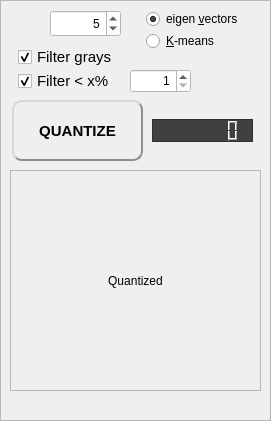
   <widget class="QFrame" name="frame_compute">
    <property name="geometry">
     <rect>
      <x>270</x>
      <y>0</y>
      <width>271</width>
      <height>421</height>
     </rect>
    </property>
    <property name="whatsThis">
     <string>&lt;html&gt;&lt;head/&gt;&lt;body&gt;&lt;p&gt;This is the Quantize panel.&lt;/p&gt;&lt;p&gt;Use the big button to quantize the image, be sure to adjust the parameters before!&lt;/p&gt;&lt;/body&gt;&lt;/html&gt;</string>
    </property>
    <property name="frameShape">
     <enum>QFrame::StyledPanel</enum>
    </property>
    <property name="frameShadow">
     <enum>QFrame::Raised</enum>
    </property>
    <property name="lineWidth">
     <number>3</number>
    </property>
    <widget class="QLabel" name="label_icon_colors">
     <property name="geometry">
      <rect>
       <x>14</x>
       <y>10</y>
       <width>28</width>
       <height>28</height>
      </rect>
     </property>
     <property name="toolTip">
      <string/>
     </property>
     <property name="whatsThis">
      <string>&lt;html&gt;&lt;head/&gt;&lt;body&gt;&lt;p&gt;Number of dominant colors in the palette.&lt;/p&gt;&lt;p&gt;If the wanted number of dominant colors exceeds the number of available colors in the image, it will be corrected, and will appear in red&lt;/p&gt;&lt;/body&gt;&lt;/html&gt;</string>
     </property>
     <property name="text">
      <string/>
     </property>
     <property name="pixmap">
      <pixmap resource="resources.qrc">:/icons/color.png</pixmap>
     </property>
     <property name="scaledContents">
      <bool>true</bool>
     </property>
    </widget>
    <widget class="QSpinBox" name="spinBox_nb_palettes">
     <property name="geometry">
      <rect>
       <x>50</x>
       <y>10</y>
       <width>71</width>
       <height>27</height>
      </rect>
     </property>
     <property name="palette">
      <palette>
       <active>
        <colorrole role="WindowText">
         <brush brushstyle="SolidPattern">
          <color alpha="255">
           <red>0</red>
           <green>0</green>
           <blue>0</blue>
          </color>
         </brush>
        </colorrole>
        <colorrole role="Button">
         <brush brushstyle="SolidPattern">
          <color alpha="255">
           <red>255</red>
           <green>255</green>
           <blue>255</blue>
          </color>
         </brush>
        </colorrole>
        <colorrole role="Text">
         <brush brushstyle="SolidPattern">
          <color alpha="255">
           <red>0</red>
           <green>0</green>
           <blue>0</blue>
          </color>
         </brush>
        </colorrole>
        <colorrole role="ButtonText">
         <brush brushstyle="SolidPattern">
          <color alpha="255">
           <red>0</red>
           <green>0</green>
           <blue>0</blue>
          </color>
         </brush>
        </colorrole>
        <colorrole role="Base">
         <brush brushstyle="SolidPattern">
          <color alpha="255">
           <red>255</red>
           <green>255</green>
           <blue>255</blue>
          </color>
         </brush>
        </colorrole>
        <colorrole role="Window">
         <brush brushstyle="SolidPattern">
          <color alpha="255">
           <red>255</red>
           <green>255</green>
           <blue>255</blue>
          </color>
         </brush>
        </colorrole>
        <colorrole role="Highlight">
         <brush brushstyle="SolidPattern">
          <color alpha="255">
           <red>135</red>
           <green>167</green>
           <blue>82</blue>
          </color>
         </brush>
        </colorrole>
       </active>
       <inactive>
        <colorrole role="WindowText">
         <brush brushstyle="SolidPattern">
          <color alpha="255">
           <red>0</red>
           <green>0</green>
           <blue>0</blue>
          </color>
         </brush>
        </colorrole>
        <colorrole role="Button">
         <brush brushstyle="SolidPattern">
          <color alpha="255">
           <red>255</red>
           <green>255</green>
           <blue>255</blue>
          </color>
         </brush>
        </colorrole>
        <colorrole role="Text">
         <brush brushstyle="SolidPattern">
          <color alpha="255">
           <red>0</red>
           <green>0</green>
           <blue>0</blue>
          </color>
         </brush>
        </colorrole>
        <colorrole role="ButtonText">
         <brush brushstyle="SolidPattern">
          <color alpha="255">
           <red>0</red>
           <green>0</green>
           <blue>0</blue>
          </color>
         </brush>
        </colorrole>
        <colorrole role="Base">
         <brush brushstyle="SolidPattern">
          <color alpha="255">
           <red>255</red>
           <green>255</green>
           <blue>255</blue>
          </color>
         </brush>
        </colorrole>
        <colorrole role="Window">
         <brush brushstyle="SolidPattern">
          <color alpha="255">
           <red>255</red>
           <green>255</green>
           <blue>255</blue>
          </color>
         </brush>
        </colorrole>
        <colorrole role="Highlight">
         <brush brushstyle="SolidPattern">
          <color alpha="255">
           <red>135</red>
           <green>167</green>
           <blue>82</blue>
          </color>
         </brush>
        </colorrole>
       </inactive>
       <disabled>
        <colorrole role="WindowText">
         <brush brushstyle="SolidPattern">
          <color alpha="255">
           <red>0</red>
           <green>0</green>
           <blue>0</blue>
          </color>
         </brush>
        </colorrole>
        <colorrole role="Button">
         <brush brushstyle="SolidPattern">
          <color alpha="255">
           <red>255</red>
           <green>255</green>
           <blue>255</blue>
          </color>
         </brush>
        </colorrole>
        <colorrole role="Text">
         <brush brushstyle="SolidPattern">
          <color alpha="255">
           <red>0</red>
           <green>0</green>
           <blue>0</blue>
          </color>
         </brush>
        </colorrole>
        <colorrole role="ButtonText">
         <brush brushstyle="SolidPattern">
          <color alpha="255">
           <red>0</red>
           <green>0</green>
           <blue>0</blue>
          </color>
         </brush>
        </colorrole>
        <colorrole role="Base">
         <brush brushstyle="SolidPattern">
          <color alpha="255">
           <red>255</red>
           <green>255</green>
           <blue>255</blue>
          </color>
         </brush>
        </colorrole>
        <colorrole role="Window">
         <brush brushstyle="SolidPattern">
          <color alpha="255">
           <red>255</red>
           <green>255</green>
           <blue>255</blue>
          </color>
         </brush>
        </colorrole>
        <colorrole role="Highlight">
         <brush brushstyle="SolidPattern">
          <color alpha="255">
           <red>167</red>
           <green>167</green>
           <blue>167</blue>
          </color>
         </brush>
        </colorrole>
       </disabled>
      </palette>
     </property>
     <property name="toolTip">
      <string/>
     </property>
     <property name="whatsThis">
      <string>&lt;html&gt;&lt;head/&gt;&lt;body&gt;&lt;p&gt;Number of dominant colors in the palette.&lt;/p&gt;&lt;p&gt;If the wanted number of dominant colors exceeds the number of available colors in the image, it will be corrected, and will appear in red&lt;/p&gt;&lt;/body&gt;&lt;/html&gt;</string>
     </property>
     <property name="styleSheet">
      <string notr="true">QSpinBox {
    color: black;
}</string>
     </property>
     <property name="alignment">
      <set>Qt::AlignRight|Qt::AlignTrailing|Qt::AlignVCenter</set>
     </property>
     <property name="keyboardTracking">
      <bool>false</bool>
     </property>
     <property name="minimum">
      <number>1</number>
     </property>
     <property name="maximum">
      <number>1024</number>
     </property>
     <property name="value">
      <number>5</number>
     </property>
    </widget>
    <widget class="QRadioButton" name="radioButton_k_means">
     <property name="geometry">
      <rect>
       <x>146</x>
       <y>30</y>
       <width>117</width>
       <height>22</height>
      </rect>
     </property>
     <property name="toolTip">
      <string/>
     </property>
     <property name="whatsThis">
      <string>&lt;html&gt;&lt;head/&gt;&lt;body&gt;&lt;p&gt;K-means is a well-known method to approximate data.&lt;/p&gt;&lt;p&gt;It is slow, though, and a bit inconsistent due to the randomness of the implementation&lt;/p&gt;&lt;/body&gt;&lt;/html&gt;</string>
     </property>
     <property name="text">
      <string>&amp;K-means</string>
     </property>
    </widget>
    <widget class="QLabel" name="label_quantized">
     <property name="geometry">
      <rect>
       <x>10</x>
       <y>170</y>
       <width>251</width>
       <height>221</height>
      </rect>
     </property>
     <property name="maximumSize">
      <size>
       <width>1000</width>
       <height>1000</height>
      </size>
     </property>
     <property name="cursor">
      <cursorShape>CrossCursor</cursorShape>
     </property>
     <property name="mouseTracking">
      <bool>true</bool>
     </property>
     <property name="toolTip">
      <string/>
     </property>
     <property name="whatsThis">
      <string>&lt;html&gt;&lt;head/&gt;&lt;body&gt;&lt;p&gt;Resulting quantized image after using the Quantize button, using the new limited palette.&lt;/p&gt;&lt;p&gt;You can left-click with your mouse on any color in the quantized image, to get its RGB values (in decimal and hexadecimal) and percentage of use in the image.&lt;/p&gt;&lt;p&gt;Use &amp;lt;CTRL&amp;gt; + left mouse button to select a color in the palette or Quantized image. It is shown in the Quantized image, and also in the 3D scene: the corresponding color sphere will have a white circle around it. Do this again to undo.&lt;/p&gt;&lt;p&gt;Use &amp;lt;ALT&amp;gt; + left mouse button to hide a color (click on the palette or Quantized image). It can be useful when a color sphere is too big and hides others from view. Do this again to undo&lt;/p&gt;&lt;/body&gt;&lt;/html&gt;</string>
     </property>
     <property name="frameShape">
      <enum>QFrame::StyledPanel</enum>
     </property>
     <property name="frameShadow">
      <enum>QFrame::Sunken</enum>
     </property>
     <property name="lineWidth">
      <number>2</number>
     </property>
     <property name="text">
      <string>Quantized</string>
     </property>
     <property name="alignment">
      <set>Qt::AlignCenter</set>
     </property>
    </widget>
    <widget class="QPushButton" name="button_compute">
     <property name="geometry">
      <rect>
       <x>12</x>
       <y>100</y>
       <width>131</width>
       <height>61</height>
      </rect>
     </property>
     <property name="font">
      <font>
       <family>Arial</family>
       <pointsize>11</pointsize>
       <weight>75</weight>
       <bold>true</bold>
      </font>
     </property>
     <property name="cursor">
      <cursorShape>PointingHandCursor</cursorShape>
     </property>
     <property name="focusPolicy">
      <enum>Qt::NoFocus</enum>
     </property>
     <property name="toolTip">
      <string/>
     </property>
     <property name="whatsThis">
      <string>&lt;html&gt;&lt;head/&gt;&lt;body&gt;&lt;p&gt;After loading an image and adjusting parameters, compute the results&lt;/p&gt;&lt;/body&gt;&lt;/html&gt;</string>
     </property>
     <property name="styleSheet">
      <string notr="true">QPushButton {
	background: qlineargradient(x1: 0, y1: 0, x2: 0, y2: 1,
                                      stop: 0 #FFFFFF, stop: 1 #E0E0E0);
	border-radius: 10px;
	border: 2px outset #8f8f91;
	color rgb(0,0,0);
}
QPushButton:pressed {
	border: 2px inset #8f8f91;
}
QToolTip {
    border:2px solid black;
	padding:5px;
	background-color:rgb(64,64,64);
	color:white;
	font-size: 14px;
}</string>
     </property>
     <property name="text">
      <string>QUANTIZE</string>
     </property>
     <property name="icon">
      <iconset>
       <normalon>:/icons/compute.png</normalon>
      </iconset>
     </property>
     <property name="iconSize">
      <size>
       <width>32</width>
       <height>32</height>
      </size>
     </property>
    </widget>
    <widget class="QRadioButton" name="radioButton_eigenvectors">
     <property name="geometry">
      <rect>
       <x>146</x>
       <y>8</y>
       <width>117</width>
       <height>22</height>
      </rect>
     </property>
     <property name="toolTip">
      <string/>
     </property>
     <property name="whatsThis">
      <string>&lt;html&gt;&lt;head/&gt;&lt;body&gt;&lt;p&gt;Way faster than K-means, it always produces the same results&lt;/p&gt;&lt;/body&gt;&lt;/html&gt;</string>
     </property>
     <property name="text">
      <string>eigen &amp;vectors</string>
     </property>
     <property name="checked">
      <bool>true</bool>
     </property>
    </widget>
    <widget class="QLCDNumber" name="timer">
     <property name="geometry">
      <rect>
       <x>152</x>
       <y>119</y>
       <width>101</width>
       <height>23</height>
      </rect>
     </property>
     <property name="toolTip">
      <string/>
     </property>
     <property name="whatsThis">
      <string>&lt;html&gt;&lt;head/&gt;&lt;body&gt;&lt;p&gt;Elapsed time in seconds:milliseconds when the Quantize button is used&lt;/p&gt;&lt;/body&gt;&lt;/html&gt;</string>
     </property>
     <property name="styleSheet">
      <string notr="true">QLCDNumber{ 
    background-color: rgb(64, 64,64);
}</string>
     </property>
     <property name="frameShape">
      <enum>QFrame::StyledPanel</enum>
     </property>
     <property name="frameShadow">
      <enum>QFrame::Sunken</enum>
     </property>
     <property name="lineWidth">
      <number>2</number>
     </property>
     <property name="smallDecimalPoint">
      <bool>false</bool>
     </property>
     <property name="digitCount">
      <number>7</number>
     </property>
     <property name="value" stdset="0">
      <double>0.000000000000000</double>
     </property>
     <property name="intValue" stdset="0">
      <number>0</number>
     </property>
    </widget>
    <widget class="QCheckBox" name="checkBox_filter_grays">
     <property name="geometry">
      <rect>
       <x>18</x>
       <y>46</y>
       <width>121</width>
       <height>22</height>
      </rect>
     </property>
     <property name="font">
      <font>
       <pointsize>11</pointsize>
      </font>
     </property>
     <property name="toolTip">
      <string/>
     </property>
     <property name="whatsThis">
      <string>&lt;html&gt;&lt;head/&gt;&lt;body&gt;&lt;p&gt;When checked, computing will ignore all gray &amp;quot;colors&amp;quot;, including near-whites and near-blacks.&lt;/p&gt;&lt;p&gt;It helps reducing the number of dominant colors found by eliminating dimly colored pixels&lt;/p&gt;&lt;/body&gt;&lt;/html&gt;</string>
     </property>
     <property name="text">
      <string>Filter grays</string>
     </property>
     <property name="checked">
      <bool>true</bool>
     </property>
    </widget>
    <widget class="QCheckBox" name="checkBox_filter_percent">
     <property name="geometry">
      <rect>
       <x>18</x>
       <y>70</y>
       <width>121</width>
       <height>22</height>
      </rect>
     </property>
     <property name="font">
      <font>
       <pointsize>11</pointsize>
      </font>
     </property>
     <property name="toolTip">
      <string/>
     </property>
     <property name="whatsThis">
      <string>&lt;html&gt;&lt;head/&gt;&lt;body&gt;&lt;p&gt;When checked, computing will ignore all colors representing less than x% of total colors.&lt;/p&gt;&lt;p&gt;It helps reducing the number of dominant colors found&lt;/p&gt;&lt;/body&gt;&lt;/html&gt;</string>
     </property>
     <property name="text">
      <string>Filter &lt; x%</string>
     </property>
     <property name="checked">
      <bool>true</bool>
     </property>
    </widget>
    <widget class="QSpinBox" name="spinBox_nb_percentage">
     <property name="geometry">
      <rect>
       <x>130</x>
       <y>69</y>
       <width>61</width>
       <height>24</height>
      </rect>
     </property>
     <property name="palette">
      <palette>
       <active>
        <colorrole role="WindowText">
         <brush brushstyle="SolidPattern">
          <color alpha="255">
           <red>0</red>
           <green>0</green>
           <blue>0</blue>
          </color>
         </brush>
        </colorrole>
        <colorrole role="Button">
         <brush brushstyle="SolidPattern">
          <color alpha="255">
           <red>255</red>
           <green>255</green>
           <blue>255</blue>
          </color>
         </brush>
        </colorrole>
        <colorrole role="Text">
         <brush brushstyle="SolidPattern">
          <color alpha="255">
           <red>0</red>
           <green>0</green>
           <blue>0</blue>
          </color>
         </brush>
        </colorrole>
        <colorrole role="ButtonText">
         <brush brushstyle="SolidPattern">
          <color alpha="255">
           <red>0</red>
           <green>0</green>
           <blue>0</blue>
          </color>
         </brush>
        </colorrole>
        <colorrole role="Base">
         <brush brushstyle="SolidPattern">
          <color alpha="255">
           <red>255</red>
           <green>255</green>
           <blue>255</blue>
          </color>
         </brush>
        </colorrole>
        <colorrole role="Window">
         <brush brushstyle="SolidPattern">
          <color alpha="255">
           <red>255</red>
           <green>255</green>
           <blue>255</blue>
          </color>
         </brush>
        </colorrole>
        <colorrole role="Highlight">
         <brush brushstyle="SolidPattern">
          <color alpha="255">
           <red>135</red>
           <green>167</green>
           <blue>82</blue>
          </color>
         </brush>
        </colorrole>
       </active>
       <inactive>
        <colorrole role="WindowText">
         <brush brushstyle="SolidPattern">
          <color alpha="255">
           <red>0</red>
           <green>0</green>
           <blue>0</blue>
          </color>
         </brush>
        </colorrole>
        <colorrole role="Button">
         <brush brushstyle="SolidPattern">
          <color alpha="255">
           <red>255</red>
           <green>255</green>
           <blue>255</blue>
          </color>
         </brush>
        </colorrole>
        <colorrole role="Text">
         <brush brushstyle="SolidPattern">
          <color alpha="255">
           <red>0</red>
           <green>0</green>
           <blue>0</blue>
          </color>
         </brush>
        </colorrole>
        <colorrole role="ButtonText">
         <brush brushstyle="SolidPattern">
          <color alpha="255">
           <red>0</red>
           <green>0</green>
           <blue>0</blue>
          </color>
         </brush>
        </colorrole>
        <colorrole role="Base">
         <brush brushstyle="SolidPattern">
          <color alpha="255">
           <red>255</red>
           <green>255</green>
           <blue>255</blue>
          </color>
         </brush>
        </colorrole>
        <colorrole role="Window">
         <brush brushstyle="SolidPattern">
          <color alpha="255">
           <red>255</red>
           <green>255</green>
           <blue>255</blue>
          </color>
         </brush>
        </colorrole>
        <colorrole role="Highlight">
         <brush brushstyle="SolidPattern">
          <color alpha="255">
           <red>135</red>
           <green>167</green>
           <blue>82</blue>
          </color>
         </brush>
        </colorrole>
       </inactive>
       <disabled>
        <colorrole role="WindowText">
         <brush brushstyle="SolidPattern">
          <color alpha="255">
           <red>0</red>
           <green>0</green>
           <blue>0</blue>
          </color>
         </brush>
        </colorrole>
        <colorrole role="Button">
         <brush brushstyle="SolidPattern">
          <color alpha="255">
           <red>255</red>
           <green>255</green>
           <blue>255</blue>
          </color>
         </brush>
        </colorrole>
        <colorrole role="Text">
         <brush brushstyle="SolidPattern">
          <color alpha="255">
           <red>0</red>
           <green>0</green>
           <blue>0</blue>
          </color>
         </brush>
        </colorrole>
        <colorrole role="ButtonText">
         <brush brushstyle="SolidPattern">
          <color alpha="255">
           <red>0</red>
           <green>0</green>
           <blue>0</blue>
          </color>
         </brush>
        </colorrole>
        <colorrole role="Base">
         <brush brushstyle="SolidPattern">
          <color alpha="255">
           <red>255</red>
           <green>255</green>
           <blue>255</blue>
          </color>
         </brush>
        </colorrole>
        <colorrole role="Window">
         <brush brushstyle="SolidPattern">
          <color alpha="255">
           <red>255</red>
           <green>255</green>
           <blue>255</blue>
          </color>
         </brush>
        </colorrole>
        <colorrole role="Highlight">
         <brush brushstyle="SolidPattern">
          <color alpha="255">
           <red>167</red>
           <green>167</green>
           <blue>167</blue>
          </color>
         </brush>
        </colorrole>
       </disabled>
      </palette>
     </property>
     <property name="toolTip">
      <string/>
     </property>
     <property name="whatsThis">
      <string>&lt;html&gt;&lt;head/&gt;&lt;body&gt;&lt;p&gt;Filter colors by this percentage.&lt;/p&gt;&lt;p&gt;When checked, computing will ignore all colors representing less than x% of total colors.&lt;/p&gt;&lt;p&gt;It helps reducing the number of dominant colors found&lt;/p&gt;&lt;/body&gt;&lt;/html&gt;</string>
     </property>
     <property name="styleSheet">
      <string notr="true">QSpinBox {
    color: black;
}</string>
     </property>
     <property name="alignment">
      <set>Qt::AlignRight|Qt::AlignTrailing|Qt::AlignVCenter</set>
     </property>
     <property name="keyboardTracking">
      <bool>false</bool>
     </property>
     <property name="minimum">
      <number>1</number>
     </property>
     <property name="maximum">
      <number>50</number>
     </property>
     <property name="value">
      <number>1</number>
     </property>
    </widget>
   </widget>
